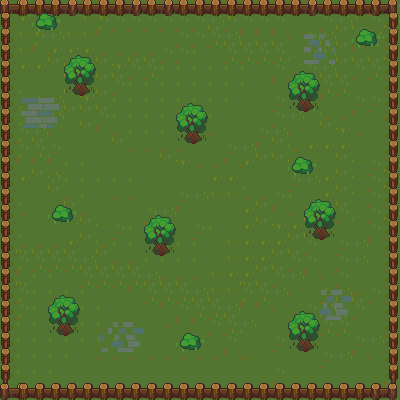

Rendered tile map (Tiled .tmx) drawn with the repository's tilesets; below, a short description and the map source with its tile grids summarised:
An orthogonal 25x25 tile map with 16x16 px tiles, 5 tile layers (floor, floor2, walls, treees, ...), 8 tilesets and 20 objects.

<map version="1.5" tiledversion="1.7.2" orientation="orthogonal" renderorder="right-down" width="25" height="25" tilewidth="16" tileheight="16" infinite="0" nextlayerid="10" nextobjectid="22">
 <tileset firstgid="1" source="Small Forest Asset Pack/Dark-grass-tileset.tsx" />
 <tileset firstgid="111" source="Small Forest Asset Pack/Wooden-fence-4.tsx" />
 <tileset firstgid="112" source="Small Forest Asset Pack/Wooden-fence-1.tsx" />
 <tileset firstgid="113" source="Wooden-fence-2.tsx" />
 <tileset firstgid="114" source="Small Forest Asset Pack/Wooden-fence-3.tsx" />
 <tileset firstgid="115" source="Small Forest Asset Pack/Tree-1-3.tsx" />
 <tileset firstgid="116" source="Bush-4.tsx" />
 <tileset firstgid="117" source="Small Forest Asset Pack/Stone-path-tileset-horizontal.tsx" />
 <layer id="1" name="floor" width="25" height="25">
  <data>[625 cells, 623 non-empty, 6 distinct tile ids]</data>
 </layer>
 <layer id="9" name="floor2" width="25" height="25">
  <data>[625 cells, 20 non-empty, 16 distinct tile ids]</data>
 </layer>
 <layer id="3" name="walls" width="25" height="25">
  <data>[625 cells, 64 non-empty, 4 distinct tile ids]</data>
 </layer>
 <objectgroup id="8" name="spawntiles">
  <object id="18" x="27.3333" y="99" width="27.3333" height="31.6667" />
  <object id="19" x="307.333" y="33.3333" width="26.3333" height="33" />
  <object id="20" x="324.333" y="289.333" width="21.6667" height="30" />
  <object id="21" x="112.333" y="322" width="24.6667" height="30" />
 </objectgroup>
 <layer id="4" name="treees" width="25" height="25">
  <data>[625 cells, 12 non-empty, 2 distinct tile ids]</data>
 </layer>
 <layer id="6" name="walls_lower" width="25" height="25">
  <data>[625 cells, 24 non-empty, 3 distinct tile ids]</data>
 </layer>
 <objectgroup id="5" name="collision">
  <object id="1" x="-0.333333" y="-0.666667" width="401" height="9.23802" />
  <object id="2" x="-0.166667" y="392.5" width="401" height="8.33333" />
  <object id="3" x="-0.333333" y="-0.666667" width="11.6667" height="401.667" />
  <object id="5" x="388.833" y="0.1665" width="11.6667" height="393" />
  <object id="6" x="70" y="78" width="20.3333" height="16.3333" />
  <object id="7" x="182.5" y="126.833" width="20.3333" height="16.3333" />
  <object id="8" x="294.5" y="94.8333" width="20.3333" height="16.3333" />
  <object id="9" x="310.833" y="223.5" width="20.3333" height="16.3333" />
  <object id="10" x="294.167" y="334.833" width="20.3333" height="16.3333" />
  <object id="11" x="150.5" y="240.167" width="20.3333" height="16.3333" />
  <object id="12" x="54.1667" y="319.833" width="20.3333" height="16.3333" />
  <object id="13" x="38.6667" y="12.6667" width="15.3333" height="13.3333" />
  <object id="14" x="358.394" y="36.8182" width="16.9697" height="8.54545" />
  <object id="15" x="294.015" y="164.727" width="17.6061" height="8.54545" />
  <object id="16" x="182.515" y="341.727" width="15.303" height="8.54545" />
  <object id="17" x="55.3485" y="213.727" width="14.6364" height="8.54545" />
 </objectgroup>
</map>
